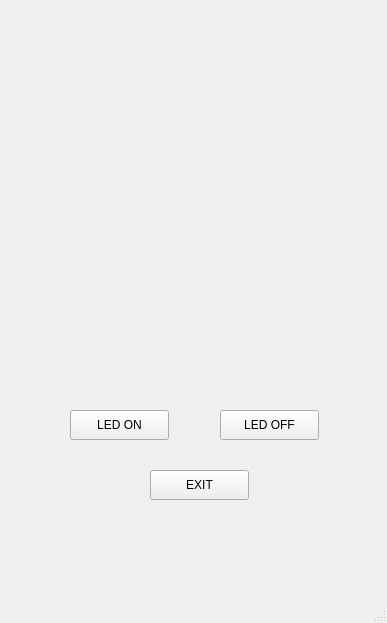
<?xml version="1.0" encoding="UTF-8"?>
<ui version="4.0">
 <class>MainWindow</class>
 <widget class="QMainWindow" name="MainWindow">
  <property name="geometry">
   <rect>
    <x>0</x>
    <y>0</y>
    <width>387</width>
    <height>623</height>
   </rect>
  </property>
  <property name="windowTitle">
   <string>MainWindow</string>
  </property>
  <widget class="QWidget" name="centralwidget">
   <widget class="QPushButton" name="btn_1">
    <property name="geometry">
     <rect>
      <x>70</x>
      <y>410</y>
      <width>99</width>
      <height>30</height>
     </rect>
    </property>
    <property name="text">
     <string>LED ON</string>
    </property>
   </widget>
   <widget class="QPushButton" name="btn_2">
    <property name="geometry">
     <rect>
      <x>220</x>
      <y>410</y>
      <width>99</width>
      <height>30</height>
     </rect>
    </property>
    <property name="text">
     <string>LED OFF</string>
    </property>
   </widget>
   <widget class="QPushButton" name="btn_exit">
    <property name="geometry">
     <rect>
      <x>150</x>
      <y>470</y>
      <width>99</width>
      <height>30</height>
     </rect>
    </property>
    <property name="text">
     <string>EXIT</string>
    </property>
   </widget>
  </widget>
  <widget class="QMenuBar" name="menubar">
   <property name="geometry">
    <rect>
     <x>0</x>
     <y>0</y>
     <width>387</width>
     <height>28</height>
    </rect>
   </property>
  </widget>
  <widget class="QStatusBar" name="statusbar"/>
 </widget>
 <resources/>
 <connections>
  <connection>
   <sender>btn_1</sender>
   <signal>clicked()</signal>
   <receiver>MainWindow</receiver>
   <slot>btn1_1()</slot>
   <hints>
    <hint type="sourcelabel">
     <x>120</x>
     <y>466</y>
    </hint>
    <hint type="destinationlabel">
     <x>121</x>
     <y>490</y>
    </hint>
   </hints>
  </connection>
  <connection>
   <sender>btn_2</sender>
   <signal>clicked()</signal>
   <receiver>MainWindow</receiver>
   <slot>btn2Func()</slot>
   <hints>
    <hint type="sourcelabel">
     <x>268</x>
     <y>466</y>
    </hint>
    <hint type="destinationlabel">
     <x>270</x>
     <y>501</y>
    </hint>
   </hints>
  </connection>
  <connection>
   <sender>btn_exit</sender>
   <signal>clicked()</signal>
   <receiver>MainWindow</receiver>
   <slot>slot1()</slot>
   <hints>
    <hint type="sourcelabel">
     <x>187</x>
     <y>520</y>
    </hint>
    <hint type="destinationlabel">
     <x>187</x>
     <y>550</y>
    </hint>
   </hints>
  </connection>
 </connections>
 <slots>
  <slot>btn1_1()</slot>
  <slot>btn2Func()</slot>
  <slot>slot1()</slot>
 </slots>
</ui>
